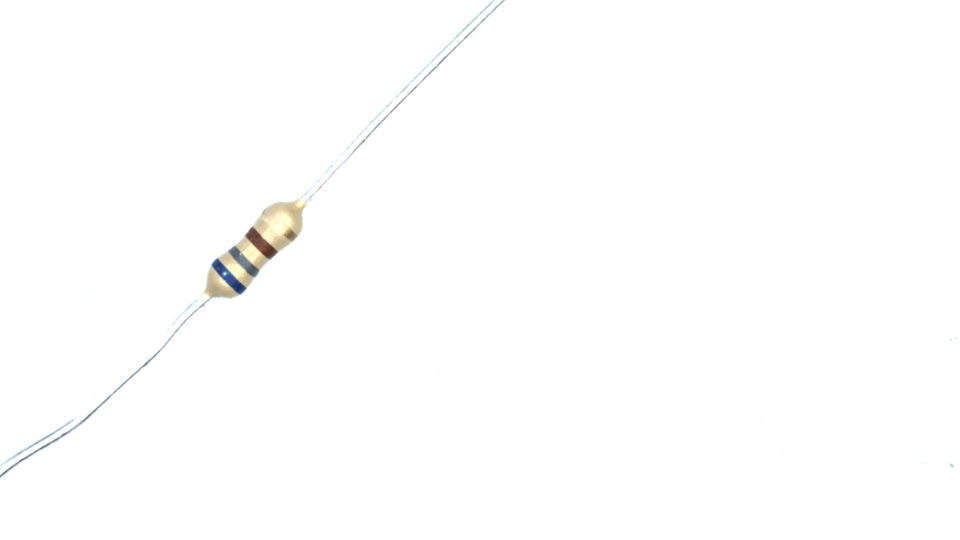
#> input picture data/resistor_data/images/106_bxz.jpg, 1920 x 1080 px, found by its file name (shown at 1/2 size); its folder holds only this picture in this run
$ jupyter execute --allow-errors 4_resistor_detection.ipynb
#> lines starting #> are read from the running program, lines starting #| are printed output that depends on the picture; after the words box and inside, x2 and y2 are one past the last pixel; in counts of white or black regions, pixels touching at a corner belong together; long printed decimals are rounded
### scripts/5_simple_object_detection/utils.py
# Imports
import cv2
import numpy as np

# This function decodes the color encodings into a resistor value
def decode(bands):

    # Init
    color = ['k', 'z', 'r', 'o', 'y','g', 'b', 'v', 'x', 'w'] # [black, brown, red, orange, yellow, green, blue, violet, gray, white]
    value = [0, 1, 2, 3, 4, 5, 6, 7, 8, 9]
    ohm, multiplier, unit = '', '', ' ohms'

    # Decode third band
    for i in range(len(color)):
        if bands[2] == color[i]:
            multiplier = 10**value[i]

    # Decode secodn and first band
    for i in range(len(color)):
        if bands[1] == color[i]:
            bands_one = value[i]
        if bands[0] == color[i]:
            bands_zero = value[i]

    # Calculate result
    res = int(str(bands_zero) + str(bands_one))*multiplier

    # Convert
    if res >= 1000000:
        res = str(res/1000000)
        if res[-1] == '0':
            res = res[0:-2] + 'M'
        else: res = res + 'M'
    elif res >= 1000:
        res = str(res/1000)
        if res[-1] == '0':
            res = res[0:-2] + 'k'
        else: res = res + 'k'

    # Finish
    ohm = str(res) + unit

    return ohm

# This function has an image as input and outputs the mean HSV-values of the three color bands in the image
def extract_color_bands(image):

	# Convert to gray to threshold background
	image_gray = cv2.cvtColor(image, cv2.COLOR_BGR2GRAY)

	# Threshold background
	_, threshed = cv2.threshold(image_gray, 254, 255, cv2.THRESH_BINARY_INV)

	# The kernel is chosen to be larger than the sticks, and smaller than the resistor
	kernel = cv2.getStructuringElement(cv2.MORPH_RECT, (15, 15))

	# We open the image in order to remove the sticks
	morphed_open = cv2.morphologyEx(threshed, cv2.MORPH_OPEN, kernel)

	# Find contour of resistor
	contours = cv2.findContours(morphed_open, cv2.RETR_EXTERNAL, cv2.CHAIN_APPROX_SIMPLE)[-2]

	# Get largest contour
	maxcontour = max(contours, key=cv2.contourArea)

	# Get minimal area rectangle
	rect = cv2.minAreaRect(maxcontour)

	# Get rectangle properties
	angle = rect[2]
	rows, cols = image.shape[0], image.shape[1]

	# Rotate image
	M = cv2.getRotationMatrix2D((rect[0][0],rect[0][1]), angle-90, 1)
	image_aligned = cv2.warpAffine(image,M,(cols,rows))

	# Rotate bounding box
	box = cv2.boxPoints((rect[0], rect[1], angle))
	pts = np.intp(cv2.transform(np.array([box]), M))[0]
	pts[pts < 0] = 0

	# Cropping
	image_cropped = image_aligned[pts[0][1]:pts[3][1], pts[0][0]:pts[2][0]]

	# Get HSV calibration params
	hsvfile1 = np.load('../../data/resistor_data/demo3_hsv_resistor.npy')
	hsvfile2 = np.load('../../data/resistor_data/demo3_hsv_background.npy')

	# Convert image to HSV
	hsv = cv2.cvtColor(image_cropped, cv2.COLOR_BGR2HSV)

	# Remove area in between color bands
	mask1 = cv2.bitwise_not(cv2.inRange(hsv, np.array([hsvfile1[0], hsvfile1[2], hsvfile1[4]]), np.array([hsvfile1[1], hsvfile1[3], hsvfile1[5]])))
	mask2 = cv2.inRange(hsv, np.array([hsvfile2[0], hsvfile2[2], hsvfile2[4]]), np.array([hsvfile2[1], hsvfile2[3], hsvfile2[5]]))
	mask = cv2.bitwise_and(mask1, mask2)

	# Morphological transformations to remove sticks
	kernel = cv2.getStructuringElement(cv2.MORPH_RECT, (10, 10))
	morphed_open = cv2.morphologyEx(mask, cv2.MORPH_OPEN, kernel)
	mask = cv2.morphologyEx(morphed_open, cv2.MORPH_CLOSE, kernel)

	# Find the three largest contours of the color bands
	contours = cv2.findContours(mask, cv2.RETR_EXTERNAL, cv2.CHAIN_APPROX_SIMPLE)[-2]

	# Get three largest contours
	largest_contours = sorted(contours, key=cv2.contourArea, reverse=True)[0:3]

	# Sort contours from left to right
	sorted_contours = sorted(largest_contours, key=lambda ctr: cv2.boundingRect(ctr)[0])

	# Iterate over three contours
	color_bands = []
	for ctr in sorted_contours:

		# Get roi
		x,y,w,h = cv2.boundingRect(ctr)
		roi = hsv[y+10:y+h-10, x+5:x+w-5]

		# Get hsv
		roi_h = [i for i in roi[:,:,0].ravel() if i != 0]
		roi_s = [i for i in roi[:,:,1].ravel() if i != 0]
		roi_v = [i for i in roi[:,:,2].ravel() if i != 0]

		# Get means of HSV data
		mean_hsv = [np.mean(roi_h), np.mean(roi_s), np.mean(roi_v)]

		# Predict
		color_bands.append(mean_hsv)

	return color_bands

### _sources/scripts/7_applications/4_resistor_detection.ipynb
# Resistor detection

In this assignment, we will determine the value of a resistor based on an image of that resistor. We will use classical image processing and Machine Learning to do the job. First, we will import all necessary modules that we need to get the job done. The next parts of the code are organized in: data analysis, data preprocessing, model training, and model validation.

[cell 1]
# Imports
import os # Module to access Operating System
import cv2 # Module for computer vision algorithms
import numpy as np # Module for matrix operations and linear algebra
import pandas as pd # Module for dataset handling
from sklearn import svm # Module that implements a Support Vector Machine (Machine Learning algorithm)
import matplotlib.pyplot as plt # Module for plotting
from mpl_toolkits.mplot3d import Axes3D # Module for 3D plotting
from sklearn.preprocessing import LabelEncoder # Module to encode string labels
from utils import * # Module that imports decode and extract_color_bands functions

## Data analysis

In this step, we will briefly analyze the data and show some data samples.

[cell 2]
# Get the file names of all images in the dataset (data/resistor_data/images)
image_paths = os.listdir('../../data/resistor_data/images/')

# Print results
print(f'There are {len(image_paths)} images in the dataset.')
print(f'\nThese are the file names of the first five images: {[path_name for path_name in image_paths[0:5]]}')
print('\nThe last three letters of the file names denote the code of the three color bands of the resistor in the image.')
print('\nThe color bands are encoded as follows: [k, z, r, o, y, g, b, v, x, w] -> [black, brown, red, orange, yellow, green, blue, violet, gray, white]')

[cell 3]
# Loop over the first five images
for path in image_paths[0:5]:

	# Read image
	image = cv2.imread('../../data/resistor_data/images/' + path)
#> image is the input picture: shape (1080, 1920, 3); mean B, G, R 253.9, 254.1, 254.1

	# Extract the ground truth label from the file name
	label = path.split('_')[-1][0:3]

    # Plot the label on the image in green
	cv2.putText(image, text=label + " - " + decode(label), org=(150, 250), fontFace=cv2.FONT_HERSHEY_TRIPLEX, fontScale=3, color=(0, 255, 0),thickness=3)
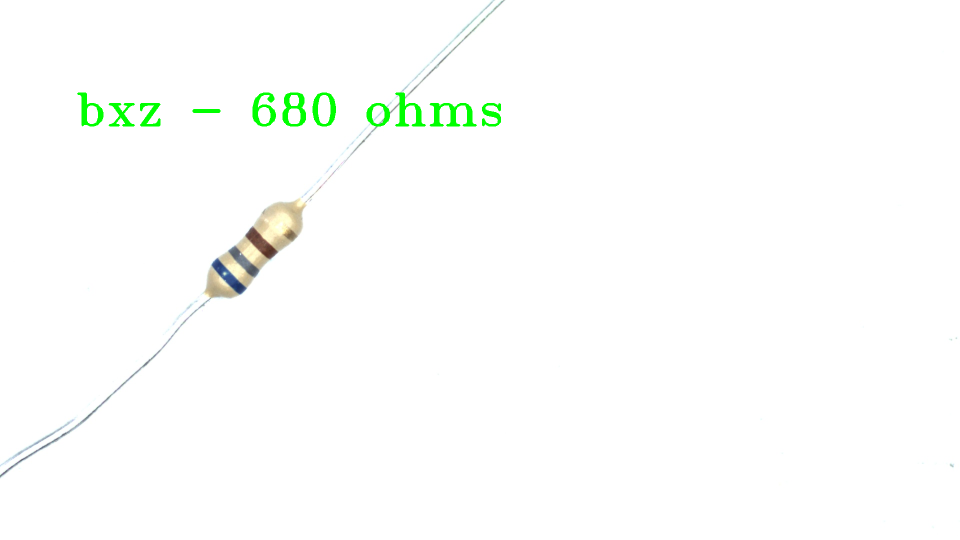
#> image: shape (1080, 1920, 3) (shown at 1/2 size); 0.67% of pixels changed, all inside (x1, y1, x2, y2) = (154, 185, 1002, 253)

	# Show image
	print(f'File name: {path}')
	plt.imshow(cv2.cvtColor(image, cv2.COLOR_BGR2RGB))
	plt.show()

## Data preprocessing

In this step, we will perform several image processing steps in order to extract the neccesary features from the image in order to be able to classify it in the right class. The features that we need to distinguish all images are the three color codes of the color bands. We ommit the tolerance band for simplicity. First, we read the image and show it. OpenCV reads images in BGR (Blue, Green, Red) format by default.

[cell 4]
# Select the first image
image = cv2.imread('../../data/resistor_data/images/' + image_paths[0])

# Extract the ground truth label from the file name
label = image_paths[0].split('_')[-1][0:3]

# Show image
plt.imshow(cv2.cvtColor(image, cv2.COLOR_BGR2RGB))
plt.show()

In the next step, we convert the BGR-image to grayscale and threshold the saturated (value 255) background.

[cell 5]
# Convert to gray to threshold background
image_gray = cv2.cvtColor(image, cv2.COLOR_BGR2GRAY)

# Threshold background
_, threshed = cv2.threshold(image_gray, 254, 255, cv2.THRESH_BINARY_INV)
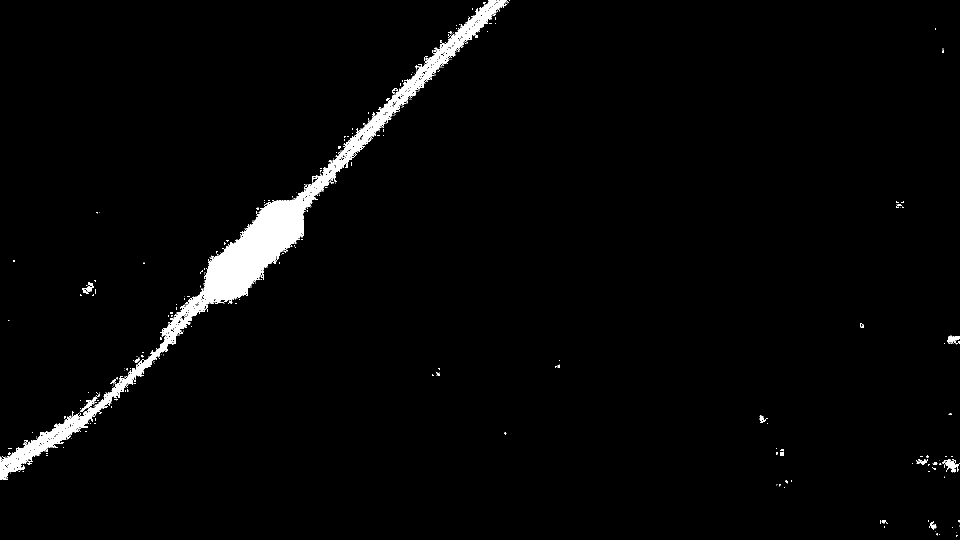
#> threshed: shape (1080, 1920) (shown at 1/2 size); 2.4% white; 493 white regions (454 under 20 px), largest, box (x1, y1, x2, y2) and area: (0, 0, 1014, 960) 45277, (1885, 918, 1912, 945) 337, (1894, 671, 1920, 688) 230

# Show threshed mask
plt.imshow(threshed, cmap='gray')
plt.show()

To remove the sticks, we use some morphological transformations that remove all white elements that are smaller than the kernel. To do this, we define a kernel that is smaller than the core of the resistor which we want to keep, and larger than the elements we want to remove. In our case this is a rectangular kernel with size 20x20 pixels.

[cell 6]
# The kernel is chosen to be larger than the sticks, and smaller than the resistor
kernel = cv2.getStructuringElement(cv2.MORPH_RECT, (20, 20))

# We open (first closing, then dilating) the image in order to remove the sticks
morphed_open = cv2.morphologyEx(threshed, cv2.MORPH_OPEN, kernel)
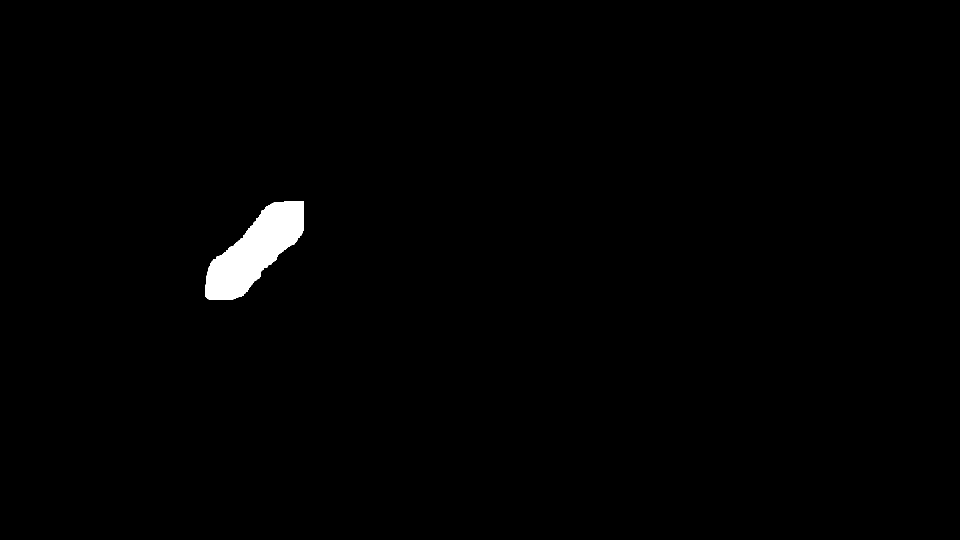
#> morphed_open: shape (1080, 1920) (shown at 1/2 size); 0.95% white; 1 white region

# Show opened mask
plt.imshow(morphed_open, cmap='gray')
plt.show()

We want to find the bounding box of the resistor. Using the binary mask, we find the contour of the resistor and obtain its bounding box.

[cell 7]
# Find contour of resistor
contours = cv2.findContours(morphed_open, cv2.RETR_EXTERNAL, cv2.CHAIN_APPROX_SIMPLE)[-2]
#> contours = 1 contour; box (x1, y1, x2, y2) and area: (410, 402, 608, 600) 19438

# Print results
print(f'There is {len(contours)} contour found in the binary image. The contour has an area of {cv2.contourArea(contours[0])} pixels')
#| There is 1 contour found in the binary image. The contour has an area of 19438.5 pixels

# Get minimal area rectangle
rect = cv2.minAreaRect(contours[0])
#> rect = ((510.5, 500), (273.6, 93.36), -45.29)

# Print results
print(f'\nA minimum area rectangle is found with an upper right corner on (x, y) = {rect[0]}, height and width of {rect[1]} in pixels, \nand an orientation of {rect[2]} degrees with the horizontal')
#| A minimum area rectangle is found with an upper right corner on (x, y) = (510.505, 499.979), height and width of (273.629, 93.359) in pixels,
#| and an orientation of -45.294 degrees with the horizontal

# Draw bounding box
debug_image = cv2.drawContours(image.copy(),[np.intp(cv2.boxPoints(rect))], 0, (0,0,255), 2)

# Show bounding box
plt.imshow(cv2.cvtColor(debug_image, cv2.COLOR_BGR2RGB), cmap='gray')
plt.show()
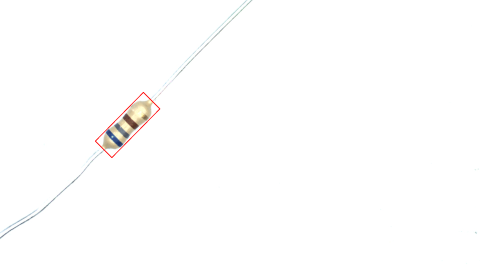
#> shown: shape (1080, 1920, 3) (shown at 1/4 size); mean R, G, B 254.1, 253.8, 253.6

Next, we will align the resistor with the horizontal for further analysis. To do this, we use the orientation of the bounding box and transform the image using this orientation.

[cell 8]
# Get bounding box orientation
angle = rect[2]
#> angle = -45.29

# Get width and height of the image
rows, cols = image.shape[0], image.shape[1]

# Get the rotation matix to rotate the bounding box to the horizontal
M = cv2.getRotationMatrix2D((rect[0][0],rect[0][1]), angle-90, 1)
#> M = [[-0.711, -0.703, 1225.1], [0.703, -0.711, 496.2]]

# Apply the rotation matrix to rotate the image
image_aligned = cv2.warpAffine(image, M, (cols, rows))
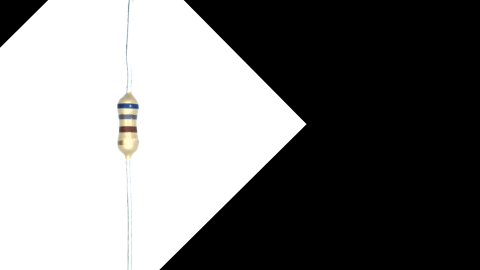
#> image_aligned: shape (1080, 1920, 3) (shown at 1/4 size); mean B, G, R 123.4, 123.6, 123.7

# Also rotate the bounding box
pts = np.intp(cv2.transform(np.array([cv2.boxPoints((rect[0], rect[1], angle))]), M))[0]
#> pts = [[463, 363], [557, 363], [557, 636], [463, 636]]
pts[pts < 0] = 0

# Crop the rotated image using the rotated bounding box to obtain the horizontal resistor core
image_cropped = image_aligned[pts[0][1]:pts[3][1], pts[0][0]:pts[2][0]]
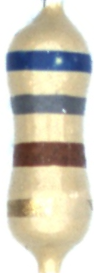
#> image_cropped: shape (273, 94, 3); mean B, G, R 183.5, 200.1, 205.9

# Show cropped image
plt.imshow(cv2.cvtColor(image_cropped, cv2.COLOR_BGR2RGB), cmap='gray')
plt.show()

Next, we will detect the color bands using a combination of two thresholding masks. The HSV threshold values were calibrated earlier and the threshold values for the background and the resistor core were saved in numpy arrays (.npy files).

#> (a cell that did not finish here is left out)

Using the HSV thresholds and the morphological transformations, we managed to extract the color bands from the image. In the next step we will generate three cropped images of only the color bands.

#> (a cell that did not finish here is left out)

[cell 11]
# Iterate over the three contours
color_bands = []
#> (the rest of this cell did not finish here and is left out)

Now we have a matrix with the HSV-values of the three color bands. This is the core information that we need for the image in order to be able to classify it properly. The HSV-values of the three color bands are the essential features that we need. To visualize this, we will plot is in a 3D scatterplot. The plot shows three dots in a 3D space which represents our image. Every image in our dataset can be represented using three dots. All dots of all images represents the full dataset on which we can train a classifier that learns how to classify images in resistor values.

[cell 12]
# Scatterplot
colors = {'x':'gray','r':'red','z':'brown','k':'black','b':'blue','v':'magenta','g':'green'}
c = list(map(lambda x: colors[str(x)], list(label)))
fig = plt.figure(figsize=(12, 9))
ax = fig.add_subplot(111, projection='3d')
#> (the rest of this cell did not finish here and is left out)

## Model training

A dataset is available that performd the image processing steps from above on all images in the dataset. We can load it and visualize it in the scatterplot. We see that we can define some clusters. These clusters represent the different colors that are present in our dataset (red, brown, black, gray, violet, and blue). It is visible that these clusters are easily separable and that no points overlap, which would make classification harder. It is perfectly possible to separate all clusters using linear planes in the 3D space. This is an indication that the chosen features (HSV-values) are very good features to classify resistors. In a last step, we convert the classes, which are strings, to integers for proper training.

#> (a cell that did not finish here is left out)

Now we can proceed to the training of the SVM. To do this, we extract the inputs (HSV-values) and output (Class) from the dataset and give it to the model.

[cell 14]
# Define the Support Vector Machine model
model = svm.SVC()

# Define the inputs and outputs of the model
#> (the rest of this cell did not finish here and is left out)

## Model validation

In this last step we will loop over all images in the dataset, extract the color bands using image processing, feeding the extracted HSV-values to the trained SVM model, and comparing the predicted result with the ground truth label.

[cell 15]
# Count number of correctly predicted samples
correct = 0

# Loop over every image in the dataset
#> (the rest of this cell did not finish here and is left out)

#> in extract_color_bands, `contours = cv2.findContours(morphed_open, cv2.RETR_EXTERNAL, cv2.CHAIN..`: contours = 1 contour; box (x1, y1, x2, y2) and area: (409, 398, 609, 599) 19520
#> in extract_color_bands, `maxcontour = max(contours, key=cv2.contourArea)`: maxcontour = contour of 292 points, box (x1, y1, x2, y2) (409, 398, 609, 599), area 19520
#> in extract_color_bands, `rect = cv2.minAreaRect(maxcontour)`: rect = ((510, 498.5), (275.1, 93.36), -45.29)
#> in extract_color_bands, `angle = rect[2]`: angle = -45.29
#> in extract_color_bands, `M = cv2.getRotationMatrix2D((rect[0][0],rect[0][1]), angle-90, 1)`: M = [[-0.711, -0.703, 1223.1], [0.703, -0.711, 494]]
#> in extract_color_bands, `box = cv2.boxPoints((rect[0], rect[1], angle))`: box = [[446.4, 629.1], [380.1, 563.4], [573.6, 367.9], [639.9, 433.6]]
#> in extract_color_bands, `pts = np.intp(cv2.transform(np.array([box]), M))[0]`: pts = [[463, 360], [556, 360], [556, 636], [463, 636]]
#> in extract_color_bands, `image_cropped = image_aligned[pts[0][1]:pts[3][1], pts[0][0]:pts[2][0]]`:
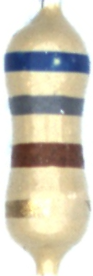
#> image_cropped: shape (276, 93, 3); mean B, G, R 183.4, 200.1, 205.9

$ run again, on data/resistor_data/images/185_rrr.jpg
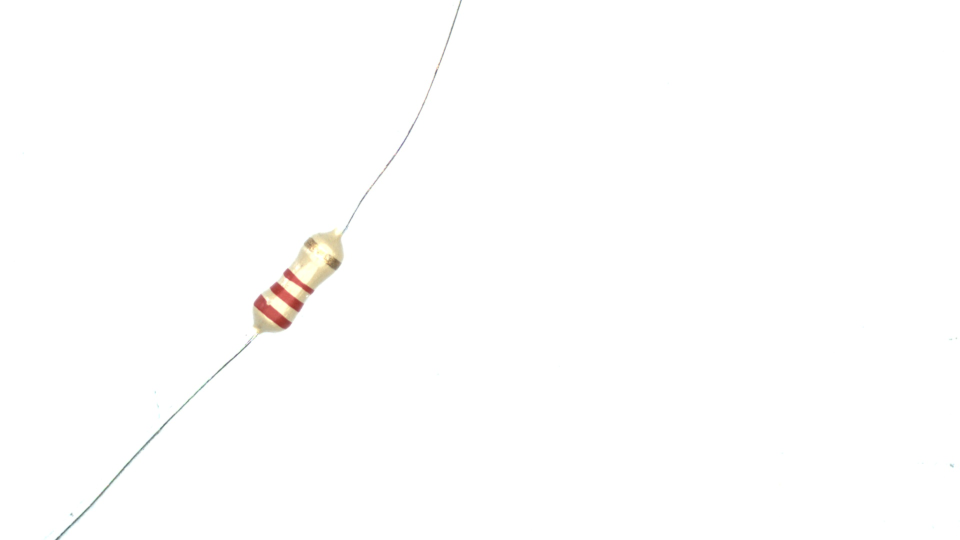
#> input picture data/resistor_data/images/185_rrr.jpg, 1920 x 1080 px, found by its file name (shown at 1/2 size)
#> image is the input picture: shape (1080, 1920, 3); mean B, G, R 254, 254.3, 254.5
#> image: shape (1080, 1920, 3); 0.61% of pixels changed, all inside (x1, y1, x2, y2) = (154, 185, 1017, 253)
#> `_, threshed = cv2.threshold(image_gray, 254, 255, cv2.THRESH_BINARY_INV)`:
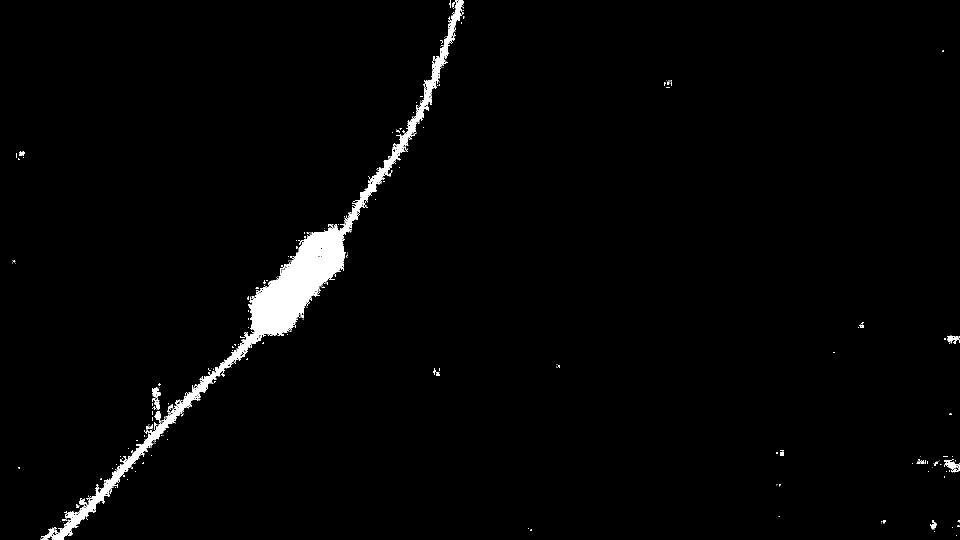
#> threshed: shape (1080, 1920) (shown at 1/2 size); 1.9% white; 428 white regions (390 under 20 px), largest, box (x1, y1, x2, y2) and area: (103, 0, 928, 1080) 35921, (1888, 918, 1920, 945) 330, (82, 1055, 114, 1080) 238
#> `contours = cv2.findContours(morphed_open, cv2.RETR_EXTERNAL, cv2.CHAIN..`: contours = 1 contour; box (x1, y1, x2, y2) and area: (505, 462, 689, 669) 18678
#| There is 1 contour found in the binary image. The contour has an area of 18678.0 pixels
#> `rect = cv2.minAreaRect(contours[0])`: rect = ((597.9, 565.4), (267.6, 92.53), -49.48)
#| A minimum area rectangle is found with an upper right corner on (x, y) = (597.874, 565.392), height and width of (267.587, 92.527) in pixels,
#| and an orientation of -49.479 degrees with the horizontal
#> `angle = rect[2]`: angle = -49.48
#> `M = cv2.getRotationMatrix2D((rect[0][0],rect[0][1]), angle-90, 1)`: M = [[-0.76, -0.65, 1419.7], [0.65, -0.76, 606.7]]
#> `pts = np.intp(cv2.transform(np.array([cv2.boxPoints((rect[0], rect[1],..`: pts = [[551, 431], [644, 431], [644, 699], [551, 699]]
#> in extract_color_bands, `contours = cv2.findContours(morphed_open, cv2.RETR_EXTERNAL, cv2.CHAIN..`: contours = 1 contour; box (x1, y1, x2, y2) and area: (503, 461, 688, 670) 18740
#> maxcontour = contour of 278 points, box (x1, y1, x2, y2) (503, 461, 688, 670), area 18740
#> in extract_color_bands, `rect = cv2.minAreaRect(maxcontour)`: rect = ((596.6, 564.7), (269.8, 92.53), -49.48)
#> in extract_color_bands, `angle = rect[2]`: angle = -49.48
#> in extract_color_bands, `M = cv2.getRotationMatrix2D((rect[0][0],rect[0][1]), angle-90, 1)`: M = [[-0.76, -0.65, 1417], [0.65, -0.76, 606.4]]
#> box = [[544.1, 697.3], [473.8, 637.2], [649.1, 432.1], [719.4, 492.3]]
#> in extract_color_bands, `pts = np.intp(cv2.transform(np.array([box]), M))[0]`: pts = [[550, 429], [642, 429], [642, 699], [550, 699]]
#> in extract_color_bands, `image_cropped = image_aligned[pts[0][1]:pts[3][1], pts[0][0]:pts[2][0]]`:
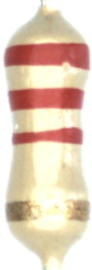
#> image_cropped: shape (270, 92, 3); mean B, G, R 188, 207.6, 228.9
